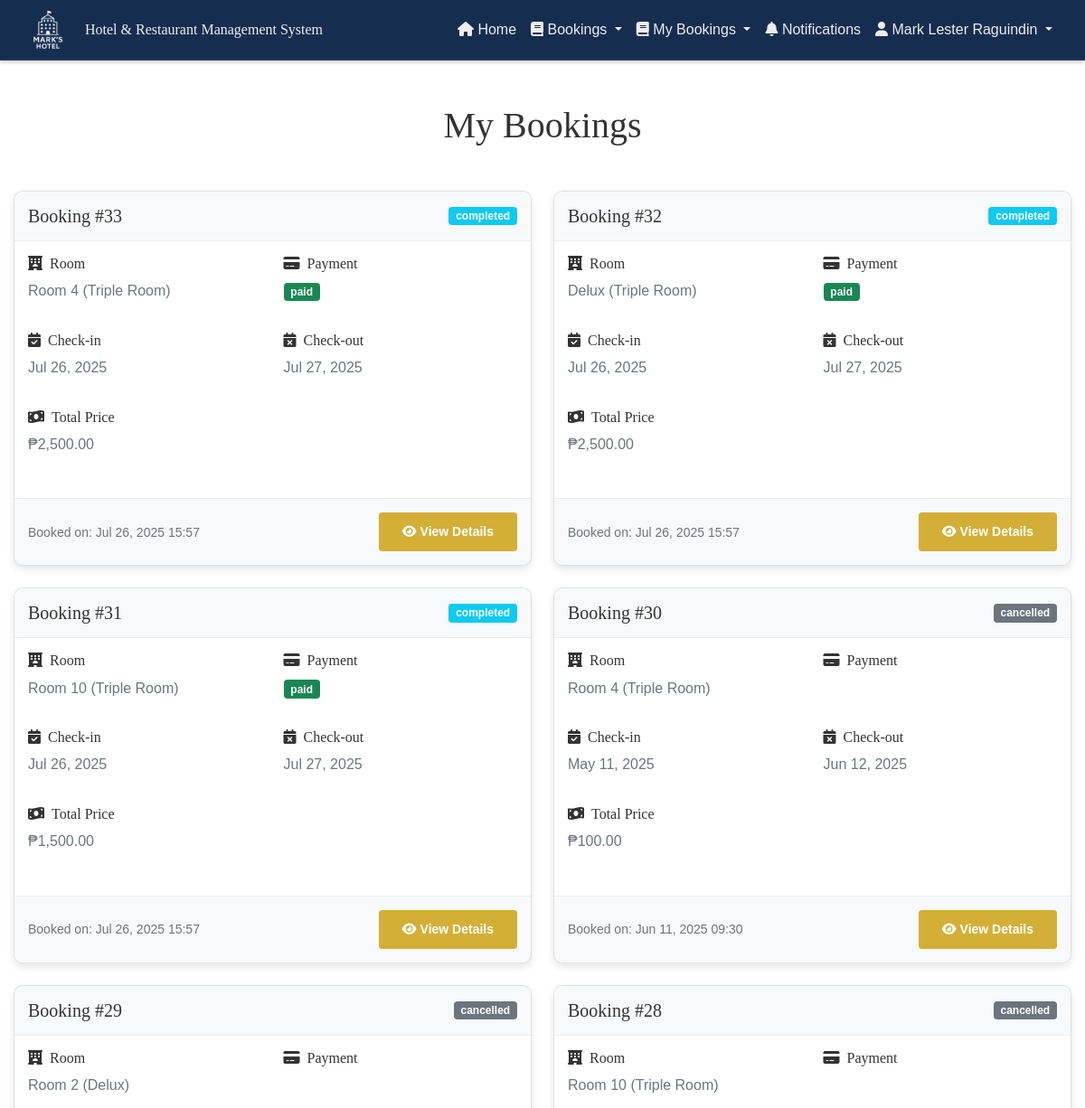
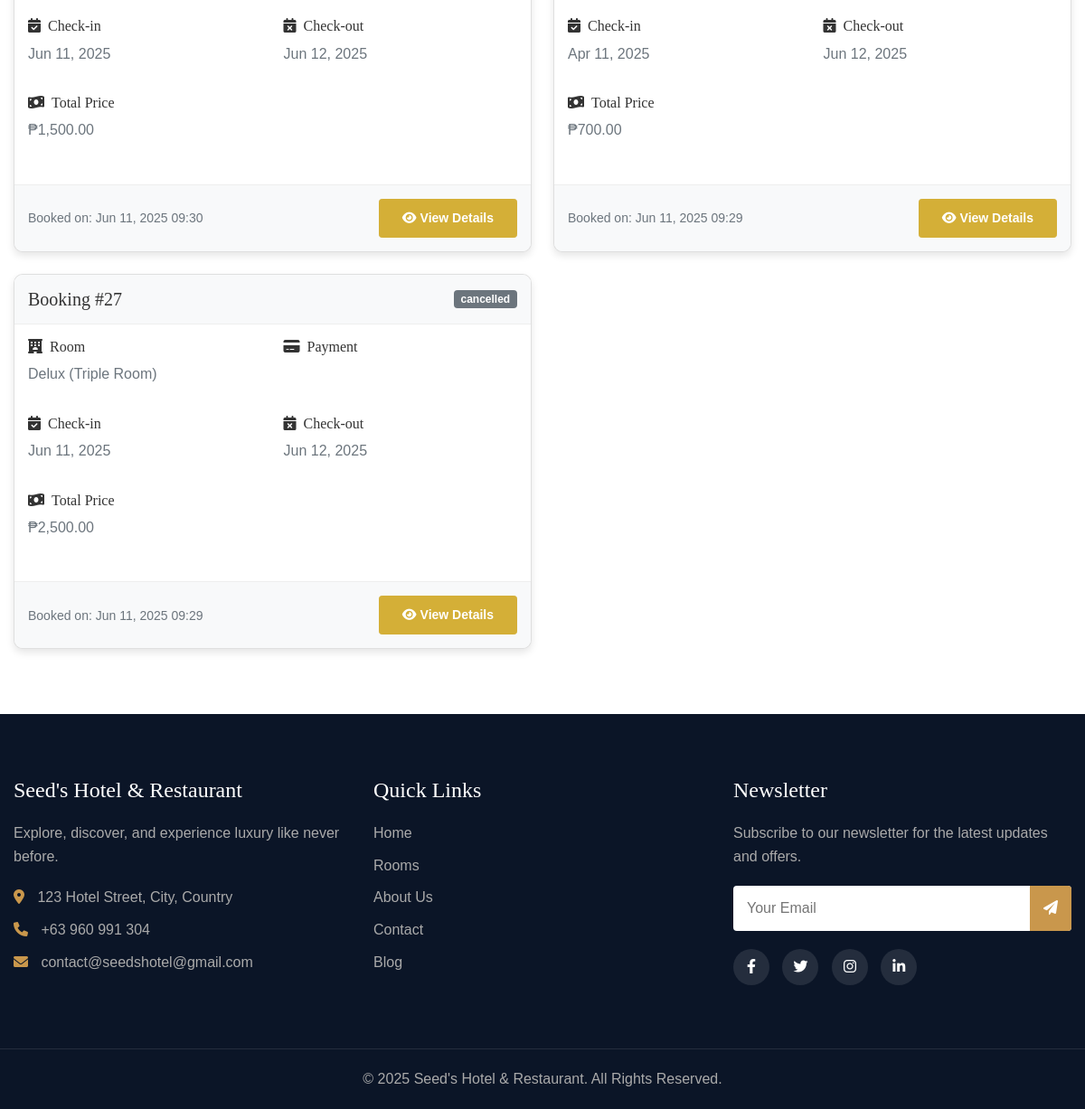
/public/bookings.php (signed in), run on an earlier commit of the app's database (2 pictures, top to bottom).
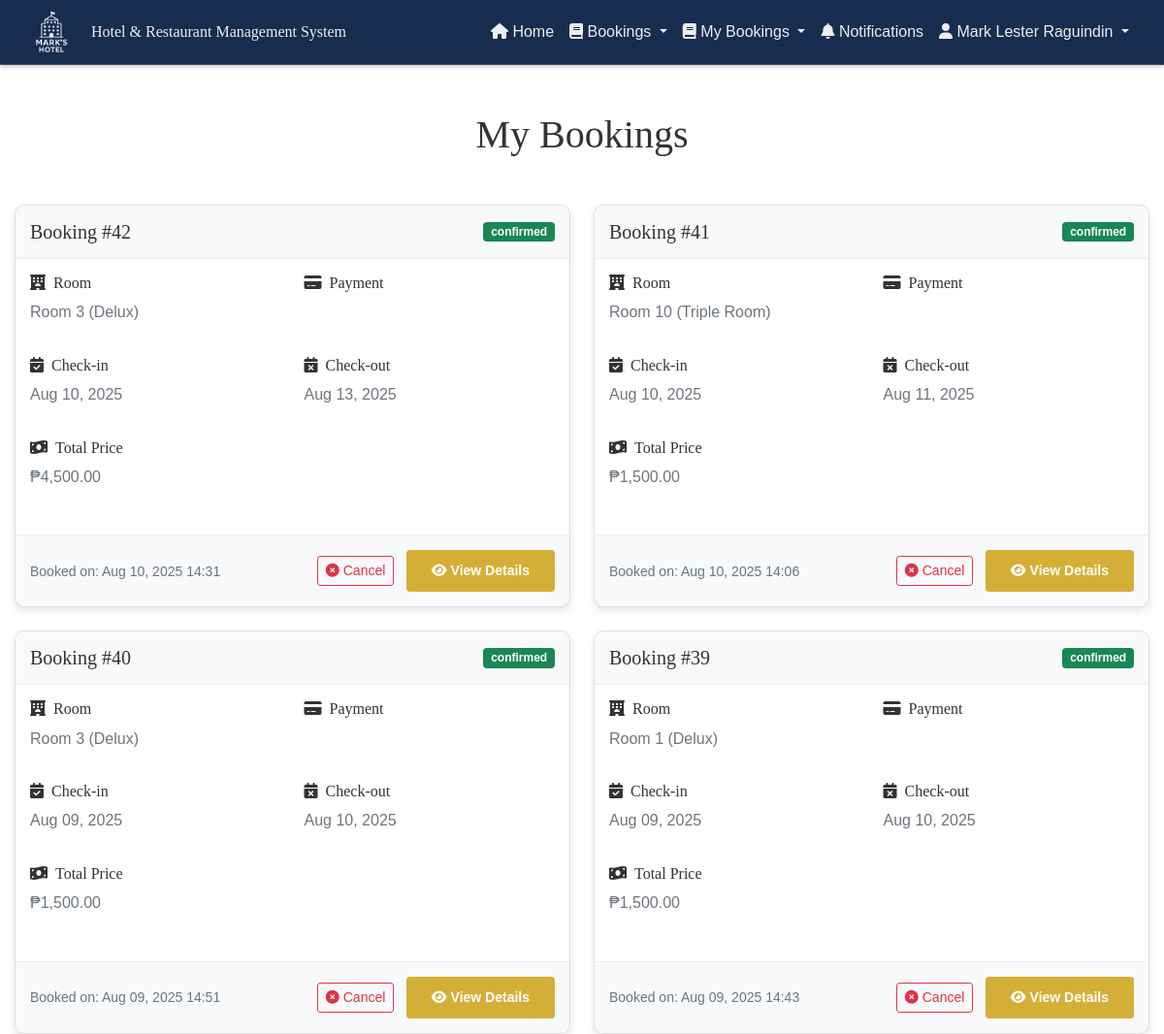
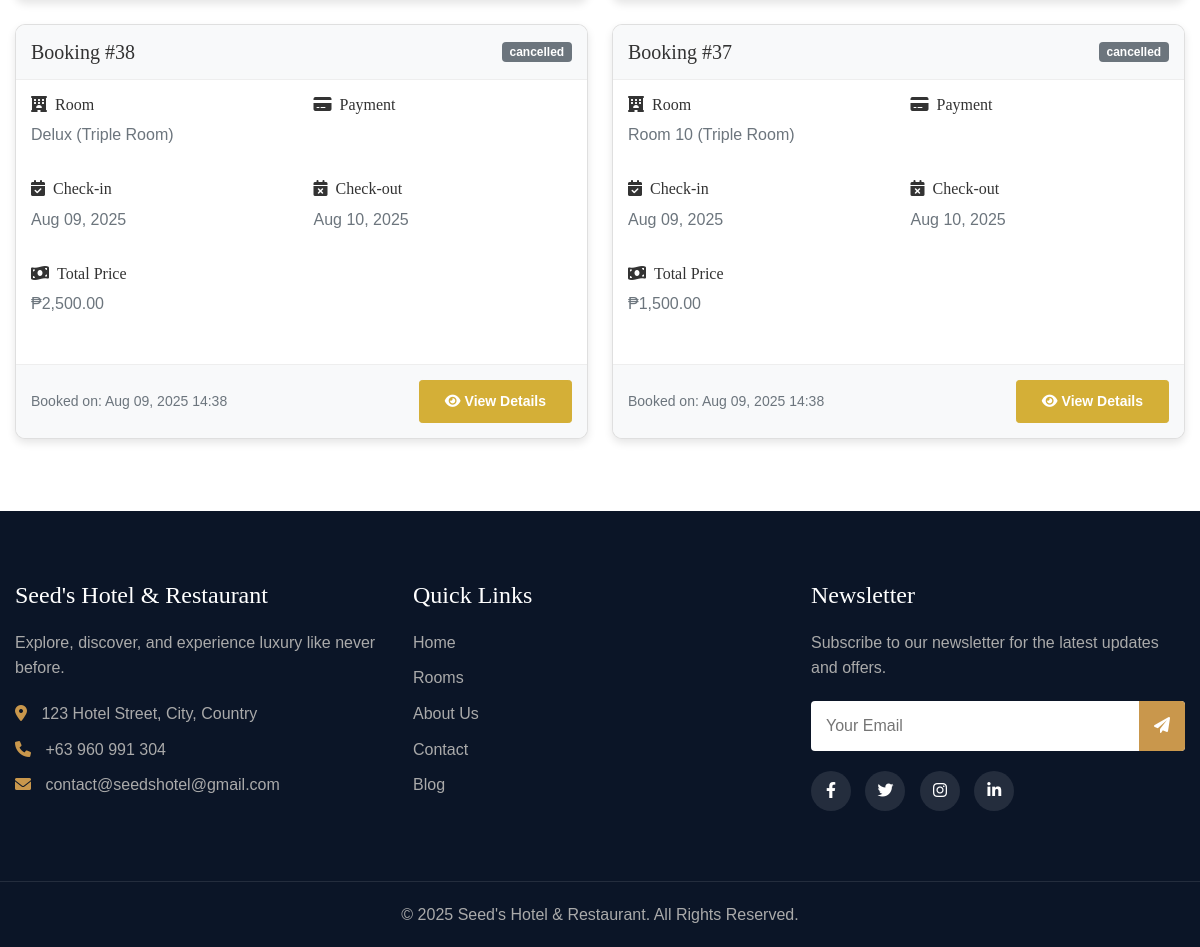
And on a later commit of the database (2 pictures, top to bottom).
### tables this page shows
CREATE TABLE `bookings` (
  `booking_id` int(11) NOT NULL,
  `user_id` int(11) NOT NULL,
  `room_id` int(11) NOT NULL,
  `check_in_date` date NOT NULL,
  `check_out_date` date NOT NULL,
  `total_price` decimal(10,2) NOT NULL,
  `status` enum('pending','confirmed','cancelled','completed') DEFAULT 'pending',
  `payment_status` enum('unpaid','partially_paid','paid') DEFAULT 'unpaid',
  `special_requests` text DEFAULT NULL,
  `is_read` tinyint(1) DEFAULT 0,
  `created_at` timestamp NOT NULL DEFAULT current_timestamp(),
  `updated_at` timestamp NOT NULL DEFAULT current_timestamp() ON UPDATE current_timestamp()
);

CREATE TABLE `rooms` (
  `id` int(11) NOT NULL,
  `title` varchar(255) NOT NULL,
  `room_type_id` int(11) NOT NULL,
  `images` varchar(255) DEFAULT NULL,
  `price` varchar(250) DEFAULT NULL,
  `includes` varchar(250) DEFAULT NULL
);

CREATE TABLE `room_type` (
  `id` int(11) NOT NULL,
  `title` varchar(255) NOT NULL,
  `detail` varchar(255) NOT NULL
);

### controllers/fetchBookings.php (called while the page is built, shortened)
<?php
include '../components/config.php';
$user_id = $_SESSION['user_id'];
$query = "SELECT
        b.booking_id,
        b.check_in_date,
        b.check_out_date,
        b.total_price,
        b.status as booking_status,
        b.payment_status,
        b.special_requests,
        b.created_at,
        u.name as guest_name,
        u.email as guest_email,
        r.title as room_title,
        r.images as room_images,
        rt.title as room_type
    FROM bookings b
    LEFT JOIN users u ON b.user_id = u.user_id
    LEFT JOIN rooms r ON b.room_id = r.id
    LEFT JOIN room_type rt ON r.room_type_id = rt.id
    WHERE b.user_id = ?
    ORDER BY b.created_at DESC";
$stmt = mysqli_prepare($con, $query);
mysqli_stmt_bind_param($stmt, 'i', $user_id);
mysqli_stmt_execute($stmt);
$result = mysqli_stmt_get_result($stmt);
function getStatusBadgeClass($status) {
    switch(strtolower($status)) {
        case 'confirmed':
            return 'bg-success';
        case 'completed':
            return 'bg-info';
        default:
            return 'bg-secondary';
    }
}
function getPaymentBadgeClass($status) {
    switch(strtolower($status)) {
        case 'paid':
            return 'bg-success';
        default:
            return 'bg-secondary';
    }
}
?>

### public/bookings.php (the view, shortened to what this page needs)
<?php
include '../controllers/fetchBookings.php';
?>
<!DOCTYPE html>
<html lang="en">
<head>
    <link href="https://cdn.jsdelivr.net/npm/bootstrap@5.0.2/dist/css/bootstrap.min.css" rel="stylesheet">
    <link rel="stylesheet" href="https://cdnjs.cloudflare.com/ajax/libs/font-awesome/6.0.0-beta3/css/all.min.css" />
    <link rel="stylesheet" href="../css/customAdminHeader.css">
    <link rel="stylesheet" href="../css/home.css">
    <link rel="stylesheet" href="../css/modal.css">
</head>
<body>
    <?php include '../components/header.php'; ?>
    <div class="container my-5">
        <div class="row mb-4">
            <div class="col-12">
                <h1 class="text-center mb-4">My Bookings</h1>
            </div>
        </div>
        <?php if (mysqli_num_rows($result) > 0): ?>
            <div class="row">
                <?php while ($booking = mysqli_fetch_assoc($result)): ?>
                    <div class="col-lg-6 mb-4">
                        <div class="card booking-card h-100">
                            <div class="booking-header d-flex justify-content-between align-items-center">
                                <h5 class="mb-0">Booking #<?php echo $booking['booking_id']; ?></h5>
                                <span class="badge <?php echo getStatusBadgeClass($booking['booking_status']); ?>"><?php echo $booking['booking_status']; ?></span>
                            </div>
                            <div class="booking-details">
                                <div class="row mb-3">
                                    <div class="col-md-6">
                                        <h6><i class="fas fa-hotel me-2"></i>Room</h6>
                                        <p class="text-muted"><?php echo $booking['room_title']; ?> (<?php echo $booking['room_type']; ?>)</p>
                                    </div>
                                    <div class="col-md-6">
                                        <h6><i class="fas fa-credit-card me-2"></i>Payment</h6>
                                        <p><span class="badge <?php echo getPaymentBadgeClass($booking['payment_status']); ?>"><?php echo $booking['payment_status']; ?></span></p>
                                    </div>
                                </div>
                                <div class="row mb-3">
                                    <div class="col-md-6">
                                        <h6><i class="fas fa-calendar-check me-2"></i>Check-in</h6>
                                        <p class="text-muted"><?php echo date('M d, Y', strtotime($booking['check_in_date'])); ?></p>
                                    </div>
                                    <div class="col-md-6">
                                        <h6><i class="fas fa-calendar-times me-2"></i>Check-out</h6>
                                        <p class="text-muted"><?php echo date('M d, Y', strtotime($booking['check_out_date'])); ?></p>
                                    </div>
                                </div>
                                <div class="row mb-3">
                                    <div class="col-12">
                                        <h6><i class="fas fa-money-bill-wave me-2"></i>Total Price</h6>
                                        <p class="text-muted">₱<?php echo number_format($booking['total_price'], 2); ?></p>
                                    </div>
                                </div>
                            </div>
                            <div class="booking-footer d-flex justify-content-between align-items-center">
                                <small class="text-muted">Booked on: <?php echo date('M d, Y H:i', strtotime($booking['created_at'])); ?></small>
                                <div>
                                    <?php if (strtolower($booking['booking_status']) == 'pending' || strtolower($booking['booking_status']) == 'confirmed'): ?>
                                        <button type="button" class="btn btn-sm btn-outline-danger me-2" data-bs-toggle="modal" data-bs-target="#cancelModal<?php echo $booking['booking_id']; ?>">
                                            <i class="fas fa-times-circle me-1"></i>Cancel
                                        </button>
                                    <?php endif; ?>
                                    <button type="button" class="btn btn-sm btn-primary" data-bs-toggle="modal" data-bs-target="#detailsModal<?php echo $booking['booking_id']; ?>">
                                        <i class="fas fa-eye me-1"></i>View Details
                                    </button>
                                </div>
                            </div>
                        </div>
                    </div>
                <?php endwhile; ?>
            </div>
        <?php endif; ?>
    </div>
    <?php include '../components/footer.php'; ?>
</body>
</html>

### components/header.php (shortened to what this page needs)
<nav class="navbar navbar-expand-lg custom-navbar">
    <div class="container-fluid">
        <img src="../images/final.png" alt="" class="me-3" style="height: 50px;">
        <a class="navbar-brand" id="navbarTitle" href="home.php">
        </a>
        <div class="collapse navbar-collapse" id="navbarNav">
            <ul class="navbar-nav ms-auto">
                <li class="nav-item">
                    <a class="nav-link" aria-current="page" href="home.php">
                        <i class="fas fa-home"></i> Home
                    </a>
                </li>
                <li class="nav-item dropdown">
                    <a class="nav-link dropdown-toggle" href="#" id="bookingsDropdown" role="button" data-bs-toggle="dropdown" aria-expanded="false">
                        <i class="fas fa-book"></i> Bookings
                    </a>
                </li>
                <li class="nav-item dropdown">
                    <a class="nav-link dropdown-toggle" href="#" id="bookingsDropdown" role="button" data-bs-toggle="dropdown" aria-expanded="false">
                        <i class="fas fa-book"></i> My Bookings
                    </a>
                </li>
                <li class="nav-item">
                    <a class="nav-link position-relative" aria-current="page" href="#" id="notificationLink">
                        <i class="fas fa-bell"></i> Notifications
                    </a>
                </li>
                <li class="nav-item dropdown">
                    <a class="nav-link dropdown-toggle" href="#" id="userDropdown" role="button" data-bs-toggle="dropdown" aria-expanded="false">
                        <i class="fas fa-user"></i> <?php echo htmlspecialchars($_SESSION['name'] ?? 'User'); ?>
                    </a>
                </li>
            </ul>
        </div>
    </div>
</nav>

### components/footer.php
<footer class="hotel-footer">
        <div class="container">
            <div class="row">
                <div class="col-md-4">
                    <div class="footer-widget">
                        <h3>Seed's Hotel & Restaurant</h3>
                        <p>Explore, discover, and experience luxury like never before.</p>
                        <div class="contact-info">
                            <p><i class="fas fa-map-marker-alt"></i> 123 Hotel Street, City, Country</p>
                            <p><i class="fas fa-phone"></i> +63 960 991 304</p>
                            <p><i class="fas fa-envelope"></i> contact@seedshotel@gmail.com</p>
                        </div>
                    </div>
                </div>
                <div class="col-md-4">
                    <div class="footer-widget">
                        <h3>Quick Links</h3>
                        <ul class="footer-links">
                            <li><a href="#">Home</a></li>
                            <li><a href="#">Rooms</a></li>
                            <li><a href="about.php">About Us</a></li>
                            <li><a href="contact.php">Contact</a></li>
                            <li><a href="#">Blog</a></li>
                        </ul>
                    </div>
                </div>
                <div class="col-md-4">
                    <div class="footer-widget">
                        <h3>Newsletter</h3>
                        <p>Subscribe to our newsletter for the latest updates and offers.</p>
                        <form class="newsletter-form">
                            <input type="email" placeholder="Your Email">
                            <button type="submit"><i class="fas fa-paper-plane"></i></button>
                        </form>
                        <div class="social-icons">
                            <a href="#"><i class="fab fa-facebook-f"></i></a>
                            <a href="#"><i class="fab fa-twitter"></i></a>
                            <a href="#"><i class="fab fa-instagram"></i></a>
                            <a href="#"><i class="fab fa-linkedin-in"></i></a>
                        </div>
                    </div>
                </div>
            </div>
        </div>
        <div class="copyright">
            <div class="container">
                <p>&copy; 2025 Seed's Hotel & Restaurant. All Rights Reserved.</p>
            </div>
        </div>
    </footer>

### css/customAdminHeader.css (style rules this page uses)
.custom-navbar { background-color: #162d50; border-bottom: 1px solid rgba(255, 255, 255, 0.15); box-shadow: 0 2px 4px rgba(0, 0, 0, 0.2); padding: 0.5rem 1rem; }
.custom-navbar .navbar-brand, .custom-navbar .nav-link, .custom-navbar .dropdown-toggle { color: #eee !important; font-weight: 500; font-size: 1rem; }

### css/home.css (style rules this page uses)
* { margin: 0; padding: 0; box-sizing: border-box; }
body { font-family: 'Arial', sans-serif; line-height: 1.6; color: #333; display: flex; flex-direction: column; min-height: 100vh; }
h1, h2, h3, h4, h5, h6 { font-family: 'Times New Roman', serif; font-weight: 500; }
.container { max-width: 1200px; margin: 0 auto; padding: 0 15px; }
.navbar-brand { color: #c9974c !important; font-family: 'Times New Roman', serif; font-weight: 600; }
.btn-primary { background-color: #d4af37; border-color: #d4af37; padding: 10px 25px; font-weight: 600; transition: all 0.3s ease; }
.hotel-footer { background: #0b1527; color: #fff; padding: 70px 0 0; }
.footer-widget { margin-bottom: 40px; }
.footer-widget h3 { margin-bottom: 20px; font-size: 1.5rem; color: #fff; }
.footer-widget p { color: #aaa; margin-bottom: 20px; }
.contact-info p { margin-bottom: 10px; }
.contact-info i { margin-right: 10px; color: #c9974c; }
.footer-links { list-style: none; padding: 0; }
.footer-links li { margin-bottom: 10px; }
.footer-links a { color: #aaa; text-decoration: none; transition: color 0.3s ease; }
.newsletter-form { position: relative; }
.newsletter-form input { width: 100%; padding: 12px 50px 12px 15px; border: none; border-radius: 4px; }
.newsletter-form button { position: absolute; right: 0; top: 0; height: 100%; padding: 0 15px; background: #c9974c; border: none; border-radius: 0 4px 4px 0; color: #fff; cursor: pointer; }
.social-icons { margin-top: 20px; }
.social-icons a { display: inline-block; width: 40px; height: 40px; line-height: 40px; text-align: center; background: rgba(255, 255, 255, 0.1); border-radius: 50%; color: #fff; margin-right: 10px; transition: all 0.3s ease; }
.copyright { text-align: center; padding: 20px 0; margin-top: 30px; border-top: 1px solid rgba(255, 255, 255, 0.1); }
.copyright p { margin: 0; color: #aaa; }

### css/modal.css (style rules this page uses)
.booking-card { border-radius: 10px; overflow: hidden; box-shadow: 0 4px 8px rgba(0,0,0,0.1); transition: transform 0.3s ease; }
.booking-header { background-color: #f8f9fa; padding: 15px; border-bottom: 1px solid #eee; }
.booking-details { padding: 15px; }
.booking-footer { padding: 15px; background-color: #f8f9fa; border-top: 1px solid #eee; }

What changed in the data, as far as the page shows it:
removed bookings: booking_id "33", status "completed", room.title "Room 4", room_type.title "Triple Room", payment_status "paid", check_in_date "Jul 26, 2025", check_out_date "Jul 27, 2025", total_price "2,500.00", created_at "Jul 26, 2025 15:57"
removed bookings: booking_id "32", status "completed", room.title "Delux", room_type.title "Triple Room", payment_status "paid", check_in_date "Jul 26, 2025", check_out_date "Jul 27, 2025", total_price "2,500.00", created_at "Jul 26, 2025 15:57"
removed bookings: booking_id "31", status "completed", room.title "Room 10", room_type.title "Triple Room", payment_status "paid", check_in_date "Jul 26, 2025", check_out_date "Jul 27, 2025", total_price "1,500.00", created_at "Jul 26, 2025 15:57"
removed bookings: booking_id "30", status "cancelled", room.title "Room 4", room_type.title "Triple Room", check_in_date "May 11, 2025", check_out_date "Jun 12, 2025", total_price "100.00", created_at "Jun 11, 2025 09:30"
removed bookings: booking_id "29", status "cancelled", room.title "Room 2", room_type.title "Delux", check_in_date "Jun 11, 2025", check_out_date "Jun 12, 2025", total_price "1,500.00", created_at "Jun 11, 2025 09:30"
removed bookings: booking_id "28", status "cancelled", room.title "Room 10", room_type.title "Triple Room", check_in_date "Apr 11, 2025", check_out_date "Jun 12, 2025", total_price "700.00", created_at "Jun 11, 2025 09:29"
removed bookings: booking_id "27", status "cancelled", room.title "Delux", room_type.title "Triple Room", check_in_date "Jun 11, 2025", check_out_date "Jun 12, 2025", total_price "2,500.00", created_at "Jun 11, 2025 09:29"
added bookings: booking_id "42", status "confirmed", room.title "Room 3", room_type.title "Delux", check_in_date "Aug 10, 2025", check_out_date "Aug 13, 2025", total_price "4,500.00", created_at "Aug 10, 2025 14:31"
added bookings: booking_id "41", status "confirmed", room.title "Room 10", room_type.title "Triple Room", check_in_date "Aug 10, 2025", check_out_date "Aug 11, 2025", total_price "1,500.00", created_at "Aug 10, 2025 14:06"
added bookings: booking_id "40", status "confirmed", room.title "Room 3", room_type.title "Delux", check_in_date "Aug 09, 2025", check_out_date "Aug 10, 2025", total_price "1,500.00", created_at "Aug 09, 2025 14:51"
added bookings: booking_id "39", status "confirmed", room.title "Room 1", room_type.title "Delux", check_in_date "Aug 09, 2025", check_out_date "Aug 10, 2025", total_price "1,500.00", created_at "Aug 09, 2025 14:43"
added bookings: booking_id "38", status "cancelled", room.title "Delux", room_type.title "Triple Room", check_in_date "Aug 09, 2025", check_out_date "Aug 10, 2025", total_price "2,500.00", created_at "Aug 09, 2025 14:38"
added bookings: booking_id "37", status "cancelled", room.title "Room 10", room_type.title "Triple Room", check_in_date "Aug 09, 2025", check_out_date "Aug 10, 2025", total_price "1,500.00", created_at "Aug 09, 2025 14:38"
